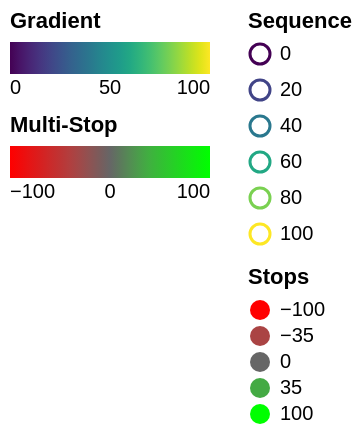

Here is the Vega-Lite specification saved for this chart:
### Vega specification from a JSON file in a GitHub repository (floating-point values rounded to 4 significant figures)
{"$schema": "https://vega.github.io/schema/vega/v4.json", "width": 0, "height": 0, "padding": 5, "config": {"legend": {"gradientDirection": "horizontal", "gradientLength": 100}}, "scales": [{"name": "sequence", "type": "sequential", "range": {"scheme": "viridis"}, "domain": [0, 100]}, {"name": "stops", "type": "linear", "range": ["#f00", "#a44", "#666", "#4a4", "#0f0"], "domain": [-100, -35, 0, 35, 100]}], "legends": [{"type": "gradient", "fill": "sequence", "orient": "left", "title": "Gradient", "offset": 0}, {"type": "gradient", "stroke": "stops", "orient": "left", "title": "Multi-Stop", "offset": 0}, {"type": "symbol", "stroke": "sequence", "orient": "right", "title": "Sequence", "encode": {"symbols": {"interactive": true, "update": {"fill": {"value": "transparent"}}, "hover": {"fill": {"value": "#ccc"}}}, "labels": {"interactive": true, "update": {"fill": {"value": "#000"}, "fontWeight": {"value": null}}, "hover": {"fill": {"value": "firebrick"}, "fontWeight": {"value": "bold"}}}}}, {"type": "symbol", "fill": "stops", "orient": "right", "title": "Stops", "values": [-100, -35, 0, 35, 100]}]}
